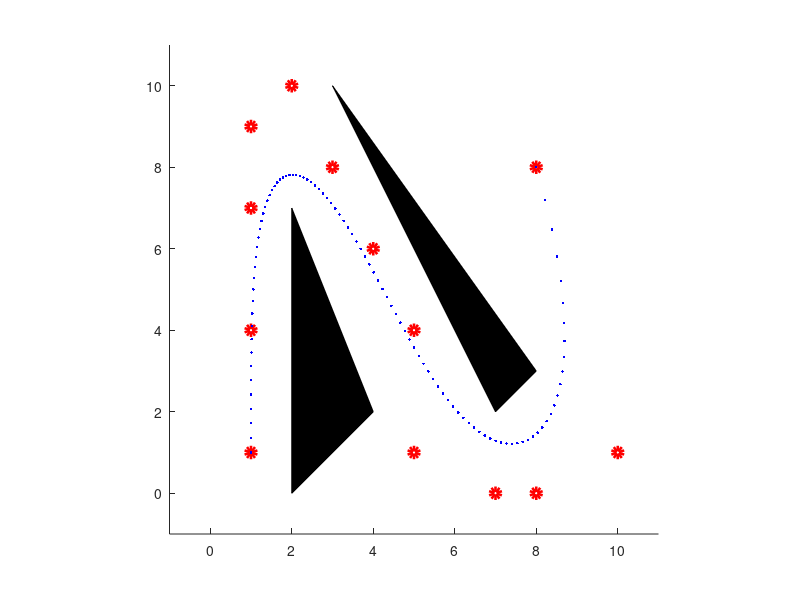

Recreate this plot in MATLAB.
function IP_ex_bezier
    function y=b(i,n,t)  %Bernstein polynomials
        y=prod(1:n)/(prod(1:i)*prod(1:n-i))*(1-t)^(n-i)*t^i;
    end

    function w=setpoint(t) %Bezier curve
        w=0;
        for i=0:n,
            w=w+b(i,n,t)*P(:,i+1);
        end
    end
%----------      Main     -----------------


axis([-1 11 -1 11]); axis square; hold on;
A1=[2 4 2 ; 0 2 7 ];   %draw a polytope, in case you do not have MPT3 toolbox installed
A2=[7 8 3 ; 2 3 10];
fill(A1(1,:),A1(2,:),'black');
fill(A2(1,:),A2(2,:),'black');
x=[0;0;0;1]; 

%set of control points

% P= [ 1  2   8  8;
%      1 10   0  8 ];
% 
%  P= [ 1  1 1 1   2       8      8;
%       1  4 7 9   10      0      8 ];

P= [ 1  1 1 1   2    3 4 5 5 7   8   10    8;
     1  4 7 9   10   8 6 4 1 0   0    1    8 ];
 
 n=length(P)-1;
 
plot(P(1,:), P(2,:), 'ored', 'LineWidth', 4);

dt=0.01;
for t=0:dt:1,
    w=setpoint(t);
    plot(w(1),w(2), '.blue');
    drawnow();  % draw the trajectory
end
end
